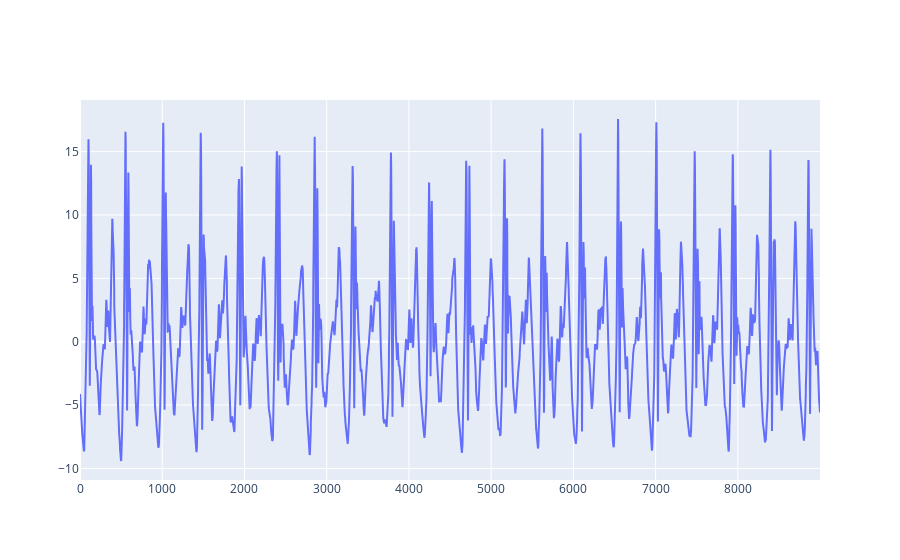

Notebook source saved alongside this figure:
### Code cell
dt = 450 * 20
data = pd.read_csv('data/long_walk_100_acc.csv', delimiter =';', decimal=',')[7101:7101+dt]

frequency = len(data)/(data['time'].values[-1]-data['time'].values[0])

assert 490 < frequency < 510, f'Bad frequency {frequency}'
print(f'Frequency {frequency}')

x_acc = ( (data['X_value'].values)**2 + (data['Y_value'].values)**2 + (data['Z_value'].values)**2)**.5
_m = np.mean(x_acc)
_std = (sum((x_acc - _m)**2)/len(x_acc))**.5

x_acc = (x_acc-_m)

t = (data['time'].values).astype(float).reshape([-1,])
t = np.linspace(0,t[-1]-t[0],len(x_acc))

fig = go.Figure()
fig.add_scatter(y = x_acc, mode='lines', name='Sum squares')
fig.show()

### Figure 1 — Plotly figure (JSON) as saved in the notebook; plotly's stock layout.template omitted (floating-point values rounded to 4 significant figures; data arrays with more than 128 entries replaced by an {"elided": "..."} marker saying what was removed)
{"data": [{"mode": "lines", "name": "Sum squares", "type": "scatter", "y": {"elided": "9000 float values"}}], "layout": {}}
